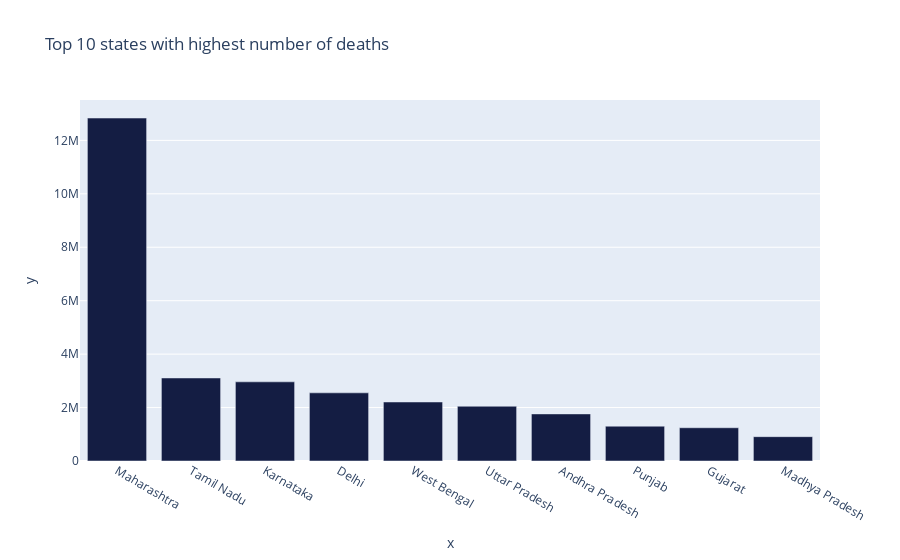

Notebook source saved alongside this figure:
### Code cell
# Top 10 states with highest no of deaths
px.bar(x=state_wise.nlargest(10, 'Deaths')['State/UnionTerritory'],
      y=state_wise.nlargest(10, 'Deaths')['Deaths'],
      color_discrete_sequence = px.colors.diverging.curl,
      title="Top 10 states with highest number of deaths")

### Figure 1 — Plotly figure (JSON) as saved in the notebook; plotly's stock layout.template omitted (floating-point values rounded to 4 significant figures)
{"data": [{"alignmentgroup": "True", "hovertemplate": "x=%{x}<br>y=%{y}<extra></extra>", "legendgroup": "", "marker": {"color": "rgb(20, 29, 67)"}, "name": "", "offsetgroup": "", "orientation": "v", "showlegend": false, "textposition": "auto", "type": "bar", "x": ["Maharashtra", "Tamil Nadu", "Karnataka", "Delhi", "West Bengal", "Uttar Pradesh", "Andhra Pradesh", "Punjab", "Gujarat", "Madhya Pradesh"], "xaxis": "x", "y": [12836010, 3107508, 2962964, 2551455, 2208558, 2049294, 1762534, 1303314, 1244913, 911139], "yaxis": "y"}], "layout": {"barmode": "relative", "legend": {"tracegroupgap": 0}, "title": {"text": "Top 10 states with highest number of deaths"}, "xaxis": {"anchor": "y", "domain": [0, 1], "title": {"text": "x"}}, "yaxis": {"anchor": "x", "domain": [0, 1], "title": {"text": "y"}}}}
